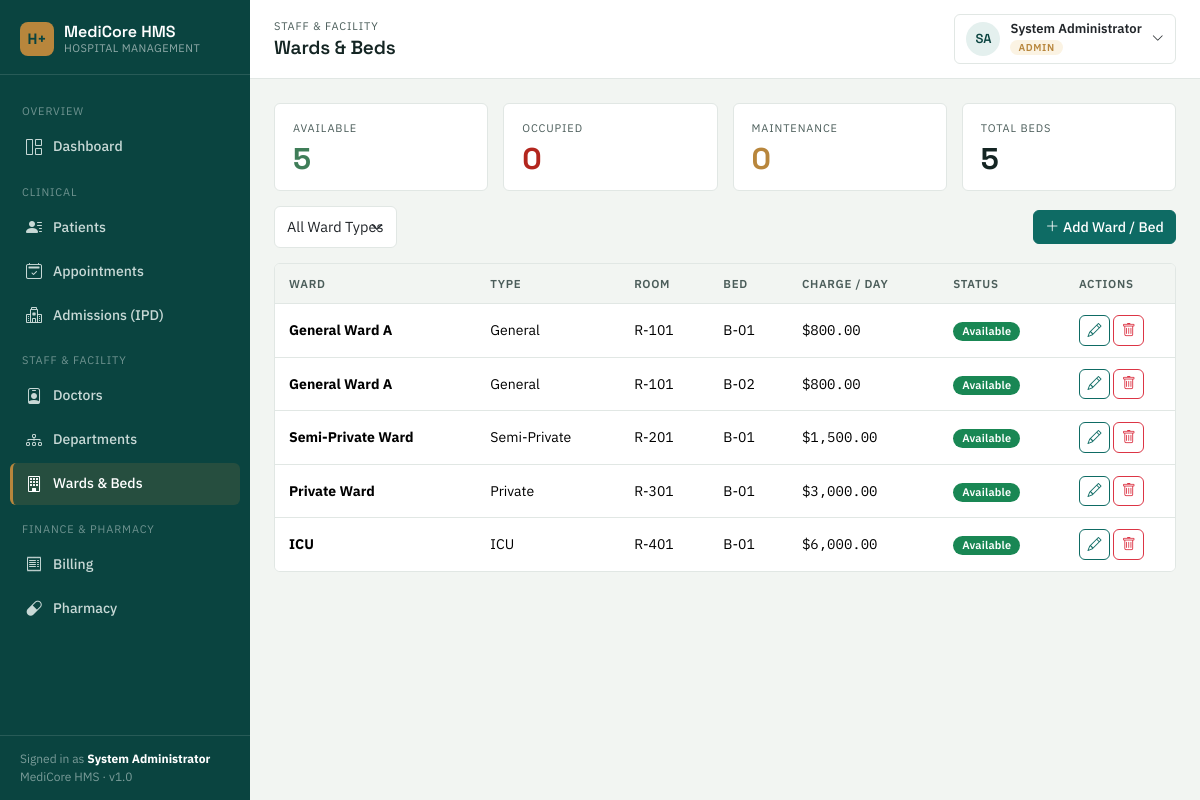
Page /wards/list.php (signed in) on the committed database.
### tables this page shows
CREATE TABLE wards (
    id INT AUTO_INCREMENT PRIMARY KEY,
    ward_name VARCHAR(100) NOT NULL,
    ward_type ENUM('General','Semi-Private','Private','ICU') DEFAULT 'General',
    room_no VARCHAR(20),
    bed_no VARCHAR(20),
    charge_per_day DECIMAL(10,2) DEFAULT 0,
    status ENUM('available','occupied','maintenance') DEFAULT 'available',
    created_at TIMESTAMP DEFAULT CURRENT_TIMESTAMP
);

### wards/list.php (the view, shortened to what this page needs)
<?php
require_once '../config/database.php';
require_once '../includes/functions.php';
$sql = "SELECT * FROM wards WHERE 1=1";
$params = [];
$sql .= " ORDER BY ward_type, ward_name, room_no, bed_no";
$stmt = $pdo->prepare($sql);
$stmt->execute($params);
$wards = $stmt->fetchAll();
$counts = $pdo->query("SELECT status, COUNT(*) c FROM wards GROUP BY status")->fetchAll(PDO::FETCH_KEY_PAIR);
require_once '../includes/header.php';
?>
<div class="row g-3 mb-3">
    <div class="col-6 col-md-3">
        <div class="stat-tile"><span class="eyebrow">Available</span><div class="stat-number" style="color:var(--success)"><?= (int)($counts['available'] ?? 0) ?></div></div>
    </div>
    <div class="col-6 col-md-3">
        <div class="stat-tile"><span class="eyebrow">Occupied</span><div class="stat-number" style="color:var(--danger)"><?= (int)($counts['occupied'] ?? 0) ?></div></div>
    </div>
    <div class="col-6 col-md-3">
        <div class="stat-tile"><span class="eyebrow">Maintenance</span><div class="stat-number" style="color:var(--warning)"><?= (int)($counts['maintenance'] ?? 0) ?></div></div>
    </div>
    <div class="col-6 col-md-3">
        <div class="stat-tile"><span class="eyebrow">Total Beds</span><div class="stat-number"><?= array_sum($counts) ?></div></div>
    </div>
</div>
<div class="d-flex justify-content-between align-items-center flex-wrap gap-2 mb-3">
    <form class="d-flex gap-2" method="GET">
        <select name="type" class="form-select" onchange="this.form.submit()" style="max-width:200px;">
            <option value="">All Ward Types</option>
        </select>
    </form>
    <?php if (hasRole(['admin','receptionist'])): ?>
        <a href="form.php" class="btn btn-primary"><i class="bi bi-plus-lg me-1"></i>Add Ward / Bed</a>
    <?php endif; ?>
</div>
<div class="table-wrap">
    <table class="data-table table table-hover mb-0">
        <thead><tr><th>Ward</th><th>Type</th><th>Room</th><th>Bed</th><th>Charge / Day</th><th>Status</th><?php if (hasRole(['admin','receptionist'])): ?><th style="width:110px;">Actions</th><?php endif; ?></tr></thead>
        <tbody>
        <?php foreach ($wards as $w): ?>
            <tr>
                <td><strong><?= sanitize($w['ward_name']) ?></strong></td>
                <td><?= sanitize($w['ward_type']) ?></td>
                <td><?= sanitize($w['room_no'] ?: '—') ?></td>
                <td><?= sanitize($w['bed_no'] ?: '—') ?></td>
                <td class="mono">$<?= formatMoney($w['charge_per_day']) ?></td>
                <td><?= statusBadge($w['status']) ?></td>
                <?php if (hasRole(['admin','receptionist'])): ?>
                <td>
                    <a href="form.php?id=<?= $w['id'] ?>" class="btn btn-sm btn-outline-primary" title="Edit"><i class="bi bi-pencil"></i></a>
                    <form action="delete.php" method="POST" class="d-inline" onsubmit="return confirm('Delete this ward/bed entry?');">
                        <button class="btn btn-sm btn-outline-danger" title="Delete"><i class="bi bi-trash"></i></button>
                    </form>
                </td>
                <?php endif; ?>
            </tr>
        <?php endforeach; ?>
        </tbody>
    </table>
</div>
<?php require_once '../includes/footer.php'; ?>

### includes/functions.php (shortened to what this page needs)
<?php
function sanitize($data) {
    return htmlspecialchars(trim($data ?? ''), ENT_QUOTES, 'UTF-8');
}
function isLoggedIn() {
    return isset($_SESSION['user_id']);
}
function hasRole($roles) {
    $roles = (array)$roles;
    return in_array($_SESSION['role'], $roles, true);
}
function formatMoney($amount) {
    return number_format((float)$amount, 2);
}
function statusBadge($status) {
    $map = [
        'active'     => 'success',
        'inactive'   => 'secondary',
        'scheduled'  => 'primary',
        'completed'  => 'success',
        'cancelled'  => 'danger',
        'available'  => 'success',
        'occupied'   => 'danger',
        'maintenance'=> 'warning',
        'admitted'   => 'primary',
        'discharged' => 'success',
        'paid'       => 'success',
        'partial'    => 'warning',
        'unpaid'     => 'danger',
    ];
    $class = $map[$status] ?? 'secondary';
    return '<span class="badge badge-status bg-' . $class . '">' . ucfirst(sanitize($status)) . '</span>';
}

### assets/css/style.css (style rules this page uses)
:root { --ink: #142523; --ink-soft: #4B5D5A; --paper: #F2F5F2; --surface: #FFFFFF; --primary: #0E6B64; --primary-deep: #0A4440; --primary-tint: #E4F0EE; --accent-gold: #B8863C; --accent-gold-tint: #FBF3E3; --danger: #B3261E; --danger-tint: #FBEAE9; --success: #3F7D58; --success-tint: #EAF4EC; --warning: #B8863C; --warning-tint: #FBF3E3; --line: #E1E7E4; --radius: 6px; --shadow-sm: 0 1px 2px rgba(20, 37, 35, 0.06); }
* { box-sizing: border-box; }
html, body { background: var(--paper); color: var(--ink); font-family: 'IBM Plex Sans', -apple-system, BlinkMacSystemFont, sans-serif; font-size: 15px; }
code, .mono, .stat-number, .code-chip, table td.mono-cell { font-family: 'IBM Plex Mono', ui-monospace, monospace; }
a { color: var(--primary); text-decoration: none; }
.stat-tile { background: var(--surface); border: 1px solid var(--line); border-radius: var(--radius); padding: 16px 18px; position: relative; overflow: hidden; }
.stat-tile .eyebrow { font-size: 11px; text-transform: uppercase; letter-spacing: 0.08em; color: var(--ink-soft); margin-bottom: 8px; display:block; }
.stat-tile .stat-number { font-family: 'Space Grotesk', sans-serif; font-size: 30px; font-weight: 700; color: var(--ink); line-height: 1; }
.table-wrap { background: var(--surface); border: 1px solid var(--line); border-radius: var(--radius); overflow: hidden; }
table.data-table { margin-bottom: 0; }
table.data-table thead th { background: var(--paper); font-size: 11.5px; text-transform: uppercase; letter-spacing: 0.06em; color: var(--ink-soft); font-weight: 600; border-bottom: 1px solid var(--line); white-space: nowrap; padding: 11px 14px; }
table.data-table tbody td { padding: 11px 14px; vertical-align: middle; border-bottom: 1px solid var(--line); font-size: 14px; }
table.data-table tbody tr:last-child td { border-bottom: none; }
.badge-status { font-weight: 600; font-size: 11px; letter-spacing: 0.02em; padding: 4px 9px; border-radius: 20px; }
.btn { border-radius: var(--radius); font-weight: 500; font-size: 14px; }
.btn-primary { background: var(--primary); border-color: var(--primary); }
.btn-outline-primary { color: var(--primary); border-color: var(--primary); }
.form-control, .form-select { border-color: var(--line); border-radius: var(--radius); font-size: 14.5px; padding: 9px 12px; }

### rows in the picture
wards: ward_name "General Ward A", ward_type "General", room_no "R-101", bed_no "B-01", charge_per_day "800.00", status "Available"
wards: ward_name "General Ward A", ward_type "General", room_no "R-101", bed_no "B-02", charge_per_day "800.00", status "Available"
wards: ward_name "Semi-Private Ward", ward_type "Semi-Private", room_no "R-201", bed_no "B-01", charge_per_day "1,500.00", status "Available"
wards: ward_name "Private Ward", ward_type "Private", room_no "R-301", bed_no "B-01", charge_per_day "3,000.00", status "Available"
wards: ward_name "ICU", ward_type "ICU", room_no "R-401", bed_no "B-01", charge_per_day "6,000.00", status "Available"

### other values in the picture
$__u['full_name'] "System Administrator"
$pageEyebrow "STAFF & FACILITY"
$pageTitle "Wards & Beds"
$__initials "SA"
$__u['role'] "ADMIN"
$counts['available'] "5"
$counts['occupied'] "0"
$counts['maintenance'] "0"
array_sum($counts) "5"
